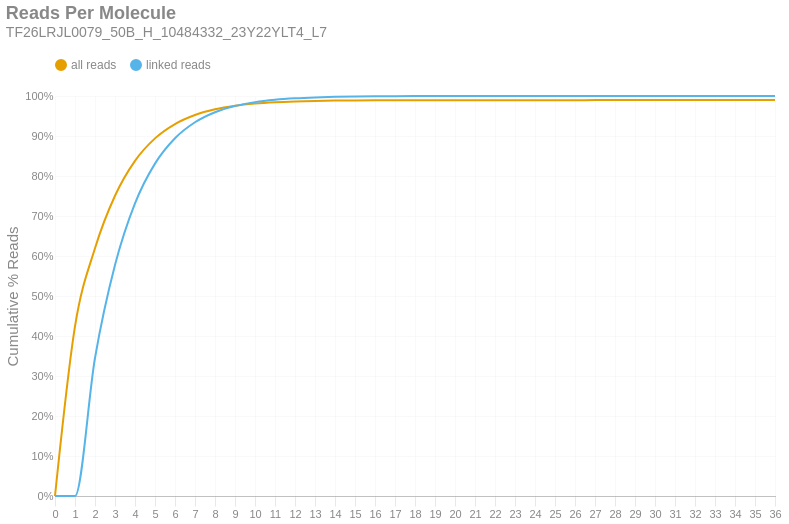

Here is the notebook cell this chart was saved with:
### Markdown cell above
### Reads per Molecule
This chart shows the cumulative distribution of the number of reads per linked molecule. That is, how many alignments are associated with a unique molecule. This excludes the number of reads associated with invalid or absent linked-read barcodes. The `linked` histogram is the percentages recalculated when disregarding singletons.

### Code cell
if SKIPLR:
    print_html(f"Skipped")
else:
    counts = np.bincount(valids['reads'].cast(pl.Int64).to_numpy())
    weighted = counts * np.arange(len(counts))
    all_perc = weighted / n_reads
    linked_perc = weighted / n_linked_reads
    linked_perc[1] = 0
    binned_df = pl.DataFrame({
        'readsper': list(range(len(counts))),
        'all reads (cumsum)': np.cumsum(all_perc).tolist(),
        'linked reads (cumsum)': np.cumsum(linked_perc).tolist(),
    })

    with SafeRender(binned_df):
        (
            density_plot(binned_df, 'Reads Per Molecule', samplename, 'readspmol')
            .encode(
                x=alt.X('readsper:O', title=None).axis(labelAngle=0).scale(padding=0),
                y=alt.Y('value:Q', title='Cumulative % Reads').axis(format='%').stack(False),
                color=alt.Color("key:N").scale(domain=["all reads", "linked reads"]),
                tooltip=[
                    alt.Tooltip("key:N", title="Data Type"),
                    alt.Tooltip("readsper:O", title="Reads Per Molecule"),
                    alt.Tooltip("value:Q", format=".2%", title="% Reads (Cum.)")
                ]            
            )
        ).display()

### Figure 1 — Vega-Lite specification as saved in the notebook (floating-point values rounded to 4 significant figures)
{"width": "container", "height": 400, "config": {"title": {"anchor": "start", "dy": -15, "fontSize": 18, "color": "#888888", "subtitleColor": "#888888", "subtitleFontSize": 14}, "arc": {"fill": "#0072B2"}, "axis": {"domainColor": "#888888", "domainWidth": 0.5, "gridWidth": 0.2, "grid": false, "titleFontWeight": 400, "titleFontSize": 15, "labelFontSize": 11, "labelColor": "#888888", "tickColor": "#888888", "tickWidth": 0.2, "titleColor": "#888888"}, "axisBand": {"grid": false}, "axisX": {"grid": true, "tickSize": 10, "domainCap": "round"}, "axisY": {"domain": false, "grid": true, "tickSize": 0, "domainCap": "round"}, "background": "transparent", "header": {"labelFontSize": 15, "labelColor": "#888888", "titleFontSize": 15, "titleFontWeight": 600, "titleColor": "#888888"}, "legend": {"labelFont": "sans-serif", "labelFontSize": 12, "labelColor": "#888888", "symbolSize": 100, "symbolType": "circle", "titleFontSize": 12, "titlePadding": 10, "titleColor": "#888888", "title": null, "orient": "top"}, "range": {"category": ["#E69F00", "#56B4E9", "#009E73", "#F0E442", "#0072B2", "#D55E00", "#CC79A7", "#000000"], "diverging": ["#cfe8f3", "#a2d4ec", "#73bfe2", "#46abdb", "#1696d2", "#12719e"]}, "area": {"fill": "#0072B2", "fillOpacity": 0.7, "line": true, "strokeOpacity": 0.7}, "line": {"color": "#0072B2", "stroke": "#0072B2", "strokeWidth": 2}, "trail": {"color": "#0072B2", "stroke": "#0072B2", "strokeWidth": 0, "size": 1}, "point": {"filled": true, "fillOpacity": 1.0, "size": 95}, "text": {"color": "#888888", "fontSize": 11, "align": "right", "fontWeight": 400, "size": 11}, "bar": {"fill": "#0072B2", "stroke": null}, "view": {"stroke": null, "continuousWidth": 660, "continuousHeight": 400}}, "data": {"name": "data-0a842477612cead106d4fd3e1e66c495"}, "mark": {"type": "line", "interpolate": "monotone", "point": {"opacity": 0, "size": 275}}, "encoding": {"color": {"field": "key", "scale": {"domain": ["all reads", "linked reads"]}, "type": "nominal"}, "tooltip": [{"field": "key", "title": "Data Type", "type": "nominal"}, {"field": "readsper", "title": "Reads Per Molecule", "type": "ordinal"}, {"field": "value", "format": ".2%", "title": "% Reads (Cum.)", "type": "quantitative"}], "x": {"axis": {"labelAngle": 0}, "field": "readsper", "scale": {"padding": 0}, "title": null, "type": "ordinal"}, "y": {"axis": {"format": "%"}, "field": "value", "stack": false, "title": "Cumulative % Reads", "type": "quantitative"}}, "params": [{"name": "param_c36ac31b6afebe62", "select": {"type": "point", "fields": ["key"]}, "bind": "legend"}], "title": {"text": "Reads Per Molecule", "subtitle": "TF26LRJL0079_50B_H_10484332_23Y22YLT4_L7"}, "transform": [{"fold": ["all reads (cumsum)", "linked reads (cumsum)"]}, {"calculate": "replace(datum.key, ' (cumsum)', '')", "as": "key"}, {"filter": {"param": "param_c36ac31b6afebe62"}}], "usermeta": {"embedOptions": {"downloadFileName": "TF26LRJL0079_50B_H_10484332_23Y22YLT4_L7.readspmol"}}, "$schema": "https://vega.github.io/schema/vega-lite/v6.4.1.json", "datasets": {"data-0a842477612cead106d4fd3e1e66c495": [{"readsper": 0, "all reads (cumsum)": 0.0, "linked reads (cumsum)": 0.0}, {"readsper": 1, "all reads (cumsum)": 0.4242, "linked reads (cumsum)": 0.0}, {"readsper": 2, "all reads (cumsum)": 0.6193, "linked reads (cumsum)": 0.3451}, {"readsper": 3, "all reads (cumsum)": 0.7506, "linked reads (cumsum)": 0.5773}, {"readsper": 4, "all reads (cumsum)": 0.8379, "linked reads (cumsum)": 0.7315}, {"readsper": 5, "all reads (cumsum)": 0.8941, "linked reads (cumsum)": 0.8309}, {"readsper": 6, "all reads (cumsum)": 0.9299, "linked reads (cumsum)": 0.8943}, {"readsper": 7, "all reads (cumsum)": 0.9526, "linked reads (cumsum)": 0.9343}, {"readsper": 8, "all reads (cumsum)": 0.9668, "linked reads (cumsum)": 0.9595}, {"readsper": 9, "all reads (cumsum)": 0.9755, "linked reads (cumsum)": 0.975}, {"readsper": 10, "all reads (cumsum)": 0.981, "linked reads (cumsum)": 0.9847}, {"readsper": 11, "all reads (cumsum)": 0.9844, "linked reads (cumsum)": 0.9906}, {"readsper": 12, "all reads (cumsum)": 0.9865, "linked reads (cumsum)": 0.9943}, {"readsper": 13, "all reads (cumsum)": 0.9877, "linked reads (cumsum)": 0.9965}, {"readsper": 14, "all reads (cumsum)": 0.9885, "linked reads (cumsum)": 0.9979}, {"readsper": 15, "all reads (cumsum)": 0.989, "linked reads (cumsum)": 0.9987}, {"readsper": 16, "all reads (cumsum)": 0.9892, "linked reads (cumsum)": 0.9992}, {"readsper": 17, "all reads (cumsum)": 0.9894, "linked reads (cumsum)": 0.9995}, {"readsper": 18, "all reads (cumsum)": 0.9895, "linked reads (cumsum)": 0.9997}, {"readsper": 19, "all reads (cumsum)": 0.9896, "linked reads (cumsum)": 0.9998}, {"readsper": 20, "all reads (cumsum)": 0.9896, "linked reads (cumsum)": 0.9999}, {"readsper": 21, "all reads (cumsum)": 0.9896, "linked reads (cumsum)": 0.9999}, {"readsper": 22, "all reads (cumsum)": 0.9897, "linked reads (cumsum)": 0.9999}, {"readsper": 23, "all reads (cumsum)": 0.9897, "linked reads (cumsum)": 1.0}, {"readsper": 24, "all reads (cumsum)": 0.9897, "linked reads (cumsum)": 1.0}, {"readsper": 25, "all reads (cumsum)": 0.9897, "linked reads (cumsum)": 1.0}, {"readsper": 26, "all reads (cumsum)": 0.9897, "linked reads (cumsum)": 1.0}, {"readsper": 27, "all reads (cumsum)": 0.9897, "linked reads (cumsum)": 1.0}, {"readsper": 28, "all reads (cumsum)": 0.9897, "linked reads (cumsum)": 1.0}, {"readsper": 29, "all reads (cumsum)": 0.9897, "linked reads (cumsum)": 1.0}, {"readsper": 30, "all reads (cumsum)": 0.9897, "linked reads (cumsum)": 1.0}, {"readsper": 31, "all reads (cumsum)": 0.9897, "linked reads (cumsum)": 1.0}, {"readsper": 32, "all reads (cumsum)": 0.9897, "linked reads (cumsum)": 1.0}, {"readsper": 33, "all reads (cumsum)": 0.9897, "linked reads (cumsum)": 1.0}, {"readsper": 34, "all reads (cumsum)": 0.9897, "linked reads (cumsum)": 1.0}, {"readsper": 35, "all reads (cumsum)": 0.9897, "linked reads (cumsum)": 1.0}, {"readsper": 36, "all reads (cumsum)": 0.9897, "linked reads (cumsum)": 1.0}]}}
